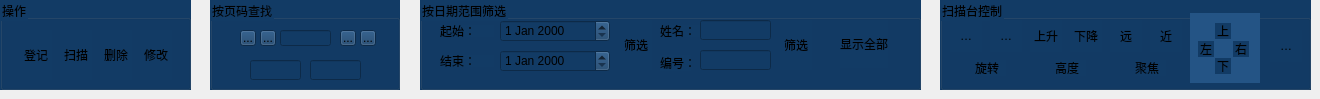
      <widget class="QWidget" name="pageScan">
       <widget class="QGroupBox" name="groupBox_10">
        <property name="geometry">
         <rect>
          <x>0</x>
          <y>0</y>
          <width>191</width>
          <height>90</height>
         </rect>
        </property>
        <property name="minimumSize">
         <size>
          <width>0</width>
          <height>90</height>
         </size>
        </property>
        <property name="maximumSize">
         <size>
          <width>16777215</width>
          <height>90</height>
         </size>
        </property>
        <property name="styleSheet">
         <string notr="true">background-color: rgb(18, 59, 101);</string>
        </property>
        <property name="title">
         <string>操作</string>
        </property>
        <widget class="QToolButton" name="toolButton_27">
         <property name="geometry">
          <rect>
           <x>60</x>
           <y>30</y>
           <width>32</width>
           <height>50</height>
          </rect>
         </property>
         <property name="minimumSize">
          <size>
           <width>32</width>
           <height>50</height>
          </size>
         </property>
         <property name="maximumSize">
          <size>
           <width>32</width>
           <height>50</height>
          </size>
         </property>
         <property name="styleSheet">
          <string notr="true">background-color: rgb(18, 59, 101);
border:0px solid;</string>
         </property>
         <property name="text">
          <string>扫描</string>
         </property>
         <property name="icon">
          <iconset resource="IRScan.qrc">
           <normaloff>:/IRScan/Scan-Scan</normaloff>:/IRScan/Scan-Scan</iconset>
         </property>
         <property name="iconSize">
          <size>
           <width>20</width>
           <height>20</height>
          </size>
         </property>
         <property name="toolButtonStyle">
          <enum>Qt::ToolButtonTextUnderIcon</enum>
         </property>
        </widget>
        <widget class="QToolButton" name="toolButton_31">
         <property name="geometry">
          <rect>
           <x>100</x>
           <y>30</y>
           <width>32</width>
           <height>50</height>
          </rect>
         </property>
         <property name="minimumSize">
          <size>
           <width>32</width>
           <height>50</height>
          </size>
         </property>
         <property name="maximumSize">
          <size>
           <width>32</width>
           <height>50</height>
          </size>
         </property>
         <property name="styleSheet">
          <string notr="true">background-color: rgb(18, 59, 101);
border:0px solid;</string>
         </property>
         <property name="text">
          <string>删除</string>
         </property>
         <property name="icon">
          <iconset resource="IRScan.qrc">
           <normaloff>:/IRScan/Scan-Del</normaloff>:/IRScan/Scan-Del</iconset>
         </property>
         <property name="iconSize">
          <size>
           <width>20</width>
           <height>20</height>
          </size>
         </property>
         <property name="toolButtonStyle">
          <enum>Qt::ToolButtonTextUnderIcon</enum>
         </property>
        </widget>
        <widget class="QToolButton" name="toolButton_30">
         <property name="geometry">
          <rect>
           <x>20</x>
           <y>30</y>
           <width>32</width>
           <height>50</height>
          </rect>
         </property>
         <property name="minimumSize">
          <size>
           <width>32</width>
           <height>50</height>
          </size>
         </property>
         <property name="maximumSize">
          <size>
           <width>32</width>
           <height>50</height>
          </size>
         </property>
         <property name="styleSheet">
          <string notr="true">background-color: rgb(18, 59, 101);
border:0px solid;</string>
         </property>
         <property name="text">
          <string>登记</string>
         </property>
         <property name="icon">
          <iconset resource="IRScan.qrc">
           <normaloff>:/IRScan/Scan-Log</normaloff>:/IRScan/Scan-Log</iconset>
         </property>
         <property name="iconSize">
          <size>
           <width>20</width>
           <height>20</height>
          </size>
         </property>
         <property name="toolButtonStyle">
          <enum>Qt::ToolButtonTextUnderIcon</enum>
         </property>
        </widget>
        <widget class="QToolButton" name="toolButton_32">
         <property name="geometry">
          <rect>
           <x>140</x>
           <y>30</y>
           <width>32</width>
           <height>50</height>
          </rect>
         </property>
         <property name="minimumSize">
          <size>
           <width>32</width>
           <height>50</height>
          </size>
         </property>
         <property name="maximumSize">
          <size>
           <width>32</width>
           <height>50</height>
          </size>
         </property>
         <property name="styleSheet">
          <string notr="true">background-color: rgb(18, 59, 101);
border:0px solid;</string>
         </property>
         <property name="text">
          <string>修改</string>
         </property>
         <property name="icon">
          <iconset resource="IRScan.qrc">
           <normaloff>:/IRScan/Scan-Change</normaloff>:/IRScan/Scan-Change</iconset>
         </property>
         <property name="iconSize">
          <size>
           <width>20</width>
           <height>20</height>
          </size>
         </property>
         <property name="toolButtonStyle">
          <enum>Qt::ToolButtonTextUnderIcon</enum>
         </property>
        </widget>
       </widget>
       <widget class="QGroupBox" name="groupBox_11">
        <property name="geometry">
         <rect>
          <x>210</x>
          <y>0</y>
          <width>190</width>
          <height>90</height>
         </rect>
        </property>
        <property name="minimumSize">
         <size>
          <width>0</width>
          <height>90</height>
         </size>
        </property>
        <property name="maximumSize">
         <size>
          <width>16777215</width>
          <height>90</height>
         </size>
        </property>
        <property name="styleSheet">
         <string notr="true">background-color: rgb(18, 59, 101);</string>
        </property>
        <property name="title">
         <string>按页码查找</string>
        </property>
        <widget class="QLineEdit" name="lineEdit">
         <property name="geometry">
          <rect>
           <x>70</x>
           <y>30</y>
           <width>51</width>
           <height>16</height>
          </rect>
         </property>
         <property name="minimumSize">
          <size>
           <width>0</width>
           <height>16</height>
          </size>
         </property>
         <property name="maximumSize">
          <size>
           <width>16777215</width>
           <height>16</height>
          </size>
         </property>
        </widget>
        <widget class="QToolButton" name="toolButton_33">
         <property name="geometry">
          <rect>
           <x>50</x>
           <y>30</y>
           <width>16</width>
           <height>16</height>
          </rect>
         </property>
         <property name="minimumSize">
          <size>
           <width>16</width>
           <height>16</height>
          </size>
         </property>
         <property name="maximumSize">
          <size>
           <width>16</width>
           <height>16</height>
          </size>
         </property>
         <property name="text">
          <string>...</string>
         </property>
         <property name="icon">
          <iconset resource="IRScan.qrc">
           <normaloff>:/IRScan/Scan-Left</normaloff>:/IRScan/Scan-Left</iconset>
         </property>
        </widget>
        <widget class="QToolButton" name="toolButton_34">
         <property name="geometry">
          <rect>
           <x>30</x>
           <y>30</y>
           <width>16</width>
           <height>16</height>
          </rect>
         </property>
         <property name="minimumSize">
          <size>
           <width>16</width>
           <height>16</height>
          </size>
         </property>
         <property name="maximumSize">
          <size>
           <width>16</width>
           <height>16</height>
          </size>
         </property>
         <property name="text">
          <string>...</string>
         </property>
         <property name="icon">
          <iconset resource="IRScan.qrc">
           <normaloff>:/IRScan/Scan-DLeft</normaloff>:/IRScan/Scan-DLeft</iconset>
         </property>
        </widget>
        <widget class="QToolButton" name="toolButton_35">
         <property name="geometry">
          <rect>
           <x>130</x>
           <y>30</y>
           <width>16</width>
           <height>16</height>
          </rect>
         </property>
         <property name="minimumSize">
          <size>
           <width>16</width>
           <height>16</height>
          </size>
         </property>
         <property name="maximumSize">
          <size>
           <width>16</width>
           <height>16</height>
          </size>
         </property>
         <property name="text">
          <string>...</string>
         </property>
         <property name="icon">
          <iconset resource="IRScan.qrc">
           <normaloff>:/IRScan/Scan-Right</normaloff>:/IRScan/Scan-Right</iconset>
         </property>
        </widget>
        <widget class="QToolButton" name="toolButton_36">
         <property name="geometry">
          <rect>
           <x>150</x>
           <y>30</y>
           <width>16</width>
           <height>16</height>
          </rect>
         </property>
         <property name="minimumSize">
          <size>
           <width>16</width>
           <height>16</height>
          </size>
         </property>
         <property name="maximumSize">
          <size>
           <width>16</width>
           <height>16</height>
          </size>
         </property>
         <property name="text">
          <string>...</string>
         </property>
         <property name="icon">
          <iconset resource="IRScan.qrc">
           <normaloff>:/IRScan/Scan-DightR</normaloff>:/IRScan/Scan-DightR</iconset>
         </property>
        </widget>
        <widget class="QLineEdit" name="lineEdit_2">
         <property name="geometry">
          <rect>
           <x>40</x>
           <y>60</y>
           <width>51</width>
           <height>20</height>
          </rect>
         </property>
        </widget>
        <widget class="QLineEdit" name="lineEdit_3">
         <property name="geometry">
          <rect>
           <x>100</x>
           <y>60</y>
           <width>51</width>
           <height>20</height>
          </rect>
         </property>
        </widget>
       </widget>
       <widget class="QGroupBox" name="groupBox_12">
        <property name="geometry">
         <rect>
          <x>420</x>
          <y>0</y>
          <width>501</width>
          <height>90</height>
         </rect>
        </property>
        <property name="minimumSize">
         <size>
          <width>0</width>
          <height>90</height>
         </size>
        </property>
        <property name="maximumSize">
         <size>
          <width>16777215</width>
          <height>90</height>
         </size>
        </property>
        <property name="styleSheet">
         <string notr="true">background-color: rgb(18, 59, 101);</string>
        </property>
        <property name="title">
         <string>按日期范围筛选</string>
        </property>
        <widget class="QDateEdit" name="dateEdit">
         <property name="geometry">
          <rect>
           <x>80</x>
           <y>20</y>
           <width>110</width>
           <height>22</height>
          </rect>
         </property>
        </widget>
        <widget class="QLabel" name="label">
         <property name="geometry">
          <rect>
           <x>20</x>
           <y>25</y>
           <width>54</width>
           <height>12</height>
          </rect>
         </property>
         <property name="text">
          <string>起始：</string>
         </property>
        </widget>
        <widget class="QLabel" name="label_3">
         <property name="geometry">
          <rect>
           <x>20</x>
           <y>55</y>
           <width>54</width>
           <height>12</height>
          </rect>
         </property>
         <property name="text">
          <string>结束：</string>
         </property>
        </widget>
        <widget class="QDateEdit" name="dateEdit_2">
         <property name="geometry">
          <rect>
           <x>80</x>
           <y>50</y>
           <width>110</width>
           <height>22</height>
          </rect>
         </property>
        </widget>
        <widget class="QToolButton" name="toolButton_37">
         <property name="geometry">
          <rect>
           <x>200</x>
           <y>20</y>
           <width>32</width>
           <height>50</height>
          </rect>
         </property>
         <property name="minimumSize">
          <size>
           <width>32</width>
           <height>50</height>
          </size>
         </property>
         <property name="maximumSize">
          <size>
           <width>50</width>
           <height>166667</height>
          </size>
         </property>
         <property name="styleSheet">
          <string notr="true">background-color: rgb(18, 59, 101);
border:0px solid;</string>
         </property>
         <property name="text">
          <string>筛选</string>
         </property>
         <property name="icon">
          <iconset resource="IRScan.qrc">
           <normaloff>:/IRScan/Scan-Filter</normaloff>:/IRScan/Scan-Filter</iconset>
         </property>
         <property name="iconSize">
          <size>
           <width>24</width>
           <height>24</height>
          </size>
         </property>
         <property name="toolButtonStyle">
          <enum>Qt::ToolButtonTextUnderIcon</enum>
         </property>
        </widget>
        <widget class="QLineEdit" name="lineEdit_10">
         <property name="geometry">
          <rect>
           <x>280</x>
           <y>50</y>
           <width>71</width>
           <height>20</height>
          </rect>
         </property>
        </widget>
        <widget class="QLabel" name="label_18">
         <property name="geometry">
          <rect>
           <x>240</x>
           <y>25</y>
           <width>54</width>
           <height>12</height>
          </rect>
         </property>
         <property name="text">
          <string>姓名：</string>
         </property>
        </widget>
        <widget class="QToolButton" name="toolButton_49">
         <property name="geometry">
          <rect>
           <x>360</x>
           <y>20</y>
           <width>32</width>
           <height>50</height>
          </rect>
         </property>
         <property name="minimumSize">
          <size>
           <width>32</width>
           <height>50</height>
          </size>
         </property>
         <property name="maximumSize">
          <size>
           <width>32</width>
           <height>50</height>
          </size>
         </property>
         <property name="styleSheet">
          <string notr="true">background-color: rgb(18, 59, 101);
border:0px solid;</string>
         </property>
         <property name="text">
          <string>筛选</string>
         </property>
         <property name="icon">
          <iconset resource="IRScan.qrc">
           <normaloff>:/IRScan/Scan-Filter</normaloff>:/IRScan/Scan-Filter</iconset>
         </property>
         <property name="iconSize">
          <size>
           <width>24</width>
           <height>24</height>
          </size>
         </property>
         <property name="toolButtonStyle">
          <enum>Qt::ToolButtonTextUnderIcon</enum>
         </property>
        </widget>
        <widget class="QLineEdit" name="lineEdit_9">
         <property name="geometry">
          <rect>
           <x>280</x>
           <y>20</y>
           <width>71</width>
           <height>20</height>
          </rect>
         </property>
        </widget>
        <widget class="QLabel" name="label_19">
         <property name="geometry">
          <rect>
           <x>240</x>
           <y>55</y>
           <width>31</width>
           <height>16</height>
          </rect>
         </property>
         <property name="text">
          <string>编号：</string>
         </property>
        </widget>
        <widget class="QToolButton" name="toolButton_50">
         <property name="geometry">
          <rect>
           <x>420</x>
           <y>20</y>
           <width>48</width>
           <height>48</height>
          </rect>
         </property>
         <property name="minimumSize">
          <size>
           <width>48</width>
           <height>48</height>
          </size>
         </property>
         <property name="maximumSize">
          <size>
           <width>48</width>
           <height>48</height>
          </size>
         </property>
         <property name="styleSheet">
          <string notr="true">background-color: rgb(18, 59, 101);
border:0px solid;</string>
         </property>
         <property name="text">
          <string>显示全部</string>
         </property>
         <property name="icon">
          <iconset resource="IRScan.qrc">
           <normaloff>:/IRScan/Show-All</normaloff>:/IRScan/Show-All</iconset>
         </property>
         <property name="iconSize">
          <size>
           <width>48</width>
           <height>48</height>
          </size>
         </property>
         <property name="toolButtonStyle">
          <enum>Qt::ToolButtonTextUnderIcon</enum>
         </property>
        </widget>
       </widget>
       <widget class="QGroupBox" name="groupBox_20">
        <property name="geometry">
         <rect>
          <x>940</x>
          <y>0</y>
          <width>371</width>
          <height>90</height>
         </rect>
        </property>
        <property name="minimumSize">
         <size>
          <width>0</width>
          <height>90</height>
         </size>
        </property>
        <property name="maximumSize">
         <size>
          <width>16777215</width>
          <height>90</height>
         </size>
        </property>
        <property name="styleSheet">
         <string notr="true">background-color: rgb(18, 59, 101);</string>
        </property>
        <property name="title">
         <string>扫描台控制</string>
        </property>
        <widget class="QToolButton" name="toolButton_51">
         <property name="geometry">
          <rect>
           <x>10</x>
           <y>20</y>
           <width>32</width>
           <height>32</height>
          </rect>
         </property>
         <property name="minimumSize">
          <size>
           <width>32</width>
           <height>32</height>
          </size>
         </property>
         <property name="maximumSize">
          <size>
           <width>32</width>
           <height>32</height>
          </size>
         </property>
         <property name="styleSheet">
          <string notr="true">background-color: rgb(18, 59, 101);
border:0px solid;</string>
         </property>
         <property name="text">
          <string>顺时针</string>
         </property>
         <property name="icon">
          <iconset resource="IRScan.qrc">
           <normaloff>:/IRScan/Scan-Clock</normaloff>:/IRScan/Scan-Clock</iconset>
         </property>
         <property name="iconSize">
          <size>
           <width>32</width>
           <height>32</height>
          </size>
         </property>
         <property name="toolButtonStyle">
          <enum>Qt::ToolButtonIconOnly</enum>
         </property>
        </widget>
        <widget class="QToolButton" name="toolButton_52">
         <property name="geometry">
          <rect>
           <x>50</x>
           <y>20</y>
           <width>32</width>
           <height>32</height>
          </rect>
         </property>
         <property name="minimumSize">
          <size>
           <width>32</width>
           <height>32</height>
          </size>
         </property>
         <property name="maximumSize">
          <size>
           <width>32</width>
           <height>32</height>
          </size>
         </property>
         <property name="styleSheet">
          <string notr="true">background-color: rgb(18, 59, 101);
border:0px solid;</string>
         </property>
         <property name="text">
          <string>逆时针</string>
         </property>
         <property name="icon">
          <iconset resource="IRScan.qrc">
           <normaloff>:/IRScan/Scan-AntiClock</normaloff>:/IRScan/Scan-AntiClock</iconset>
         </property>
         <property name="iconSize">
          <size>
           <width>32</width>
           <height>32</height>
          </size>
         </property>
         <property name="toolButtonStyle">
          <enum>Qt::ToolButtonIconOnly</enum>
         </property>
        </widget>
        <widget class="QToolButton" name="toolButton_53">
         <property name="geometry">
          <rect>
           <x>90</x>
           <y>20</y>
           <width>32</width>
           <height>32</height>
          </rect>
         </property>
         <property name="minimumSize">
          <size>
           <width>32</width>
           <height>32</height>
          </size>
         </property>
         <property name="maximumSize">
          <size>
           <width>32</width>
           <height>32</height>
          </size>
         </property>
         <property name="styleSheet">
          <string notr="true">background-color: rgb(18, 59, 101);
border:0px solid;</string>
         </property>
         <property name="text">
          <string>上升</string>
         </property>
         <property name="icon">
          <iconset resource="IRScan.qrc">
           <normaloff>:/IRScan/Scan-Up</normaloff>:/IRScan/Scan-Up</iconset>
         </property>
         <property name="iconSize">
          <size>
           <width>32</width>
           <height>32</height>
          </size>
         </property>
         <property name="toolButtonStyle">
          <enum>Qt::ToolButtonIconOnly</enum>
         </property>
        </widget>
        <widget class="QToolButton" name="toolButton_54">
         <property name="geometry">
          <rect>
           <x>130</x>
           <y>20</y>
           <width>32</width>
           <height>32</height>
          </rect>
         </property>
         <property name="minimumSize">
          <size>
           <width>32</width>
           <height>32</height>
          </size>
         </property>
         <property name="maximumSize">
          <size>
           <width>32</width>
           <height>32</height>
          </size>
         </property>
         <property name="styleSheet">
          <string notr="true">background-color: rgb(18, 59, 101);
border:0px solid;</string>
         </property>
         <property name="text">
          <string>下降</string>
         </property>
         <property name="icon">
          <iconset resource="IRScan.qrc">
           <normaloff>:/IRScan/Scan-Down</normaloff>:/IRScan/Scan-Down</iconset>
         </property>
         <property name="iconSize">
          <size>
           <width>32</width>
           <height>32</height>
          </size>
         </property>
         <property name="toolButtonStyle">
          <enum>Qt::ToolButtonIconOnly</enum>
         </property>
        </widget>
        <widget class="QToolButton" name="toolButton_55">
         <property name="geometry">
          <rect>
           <x>170</x>
           <y>20</y>
           <width>32</width>
           <height>32</height>
          </rect>
         </property>
         <property name="minimumSize">
          <size>
           <width>32</width>
           <height>32</height>
          </size>
         </property>
         <property name="maximumSize">
          <size>
           <width>32</width>
           <height>32</height>
          </size>
         </property>
         <property name="styleSheet">
          <string notr="true">background-color: rgb(18, 59, 101);
border:0px solid;</string>
         </property>
         <property name="text">
          <string>远</string>
         </property>
         <property name="icon">
          <iconset resource="IRScan.qrc">
           <normaloff>:/IRScan/Scan-Focus</normaloff>:/IRScan/Scan-Focus</iconset>
         </property>
         <property name="iconSize">
          <size>
           <width>32</width>
           <height>32</height>
          </size>
         </property>
         <property name="toolButtonStyle">
          <enum>Qt::ToolButtonIconOnly</enum>
         </property>
        </widget>
        <widget class="QToolButton" name="toolButton_56">
         <property name="geometry">
          <rect>
           <x>210</x>
           <y>20</y>
           <width>32</width>
           <height>32</height>
          </rect>
         </property>
         <property name="minimumSize">
          <size>
           <width>32</width>
           <height>32</height>
          </size>
         </property>
         <property name="maximumSize">
          <size>
           <width>32</width>
           <height>32</height>
          </size>
         </property>
         <property name="styleSheet">
          <string notr="true">background-color: rgb(18, 59, 101);
border:0px solid;</string>
         </property>
         <property name="text">
          <string>近</string>
         </property>
         <property name="icon">
          <iconset resource="IRScan.qrc">
           <normaloff>:/IRScan/Scan-Focus2</normaloff>:/IRScan/Scan-Focus2</iconset>
         </property>
         <property name="iconSize">
          <size>
           <width>32</width>
           <height>32</height>
          </size>
         </property>
         <property name="toolButtonStyle">
          <enum>Qt::ToolButtonIconOnly</enum>
         </property>
        </widget>
        <widget class="QLabel" name="label_20">
         <property name="geometry">
          <rect>
           <x>35</x>
           <y>60</y>
           <width>31</width>
           <height>16</height>
          </rect>
         </property>
         <property name="text">
          <string>旋转</string>
         </property>
        </widget>
        <widget class="QLabel" name="label_21">
         <property name="geometry">
          <rect>
           <x>115</x>
           <y>60</y>
           <width>31</width>
           <height>16</height>
          </rect>
         </property>
         <property name="text">
          <string>高度</string>
         </property>
        </widget>
        <widget class="QLabel" name="label_22">
         <property name="geometry">
          <rect>
           <x>195</x>
           <y>60</y>
           <width>31</width>
           <height>16</height>
          </rect>
         </property>
         <property name="text">
          <string>聚焦</string>
         </property>
        </widget>
        <widget class="QGroupBox" name="groupBox_19">
         <property name="geometry">
          <rect>
           <x>250</x>
           <y>13</y>
           <width>70</width>
           <height>70</height>
          </rect>
         </property>
         <property name="minimumSize">
          <size>
           <width>70</width>
           <height>70</height>
          </size>
         </property>
         <property name="maximumSize">
          <size>
           <width>70</width>
           <height>70</height>
          </size>
         </property>
         <property name="styleSheet">
          <string notr="true">background-color: rgb(36,84,133);
border:0px</string>
         </property>
         <property name="title">
          <string/>
         </property>
         <widget class="QToolButton" name="toolButton_57">
          <property name="geometry">
           <rect>
            <x>25</x>
            <y>10</y>
            <width>16</width>
            <height>16</height>
           </rect>
          </property>
          <property name="minimumSize">
           <size>
            <width>16</width>
            <height>16</height>
           </size>
          </property>
          <property name="maximumSize">
           <size>
            <width>16</width>
            <height>16</height>
           </size>
          </property>
          <property name="styleSheet">
           <string notr="true">background-color: rgb(18, 59, 101);
border:0px solid;</string>
          </property>
          <property name="text">
           <string>上</string>
          </property>
          <property name="icon">
           <iconset resource="IRScan.qrc">
            <normaloff>:/IRScan/Scan-Ups</normaloff>:/IRScan/Scan-Ups</iconset>
          </property>
          <property name="iconSize">
           <size>
            <width>32</width>
            <height>32</height>
           </size>
          </property>
          <property name="toolButtonStyle">
           <enum>Qt::ToolButtonIconOnly</enum>
          </property>
         </widget>
         <widget class="QToolButton" name="toolButton_58">
          <property name="geometry">
           <rect>
            <x>25</x>
            <y>45</y>
            <width>16</width>
            <height>16</height>
           </rect>
          </property>
          <property name="minimumSize">
           <size>
            <width>16</width>
            <height>16</height>
           </size>
          </property>
          <property name="maximumSize">
           <size>
            <width>16</width>
            <height>16</height>
           </size>
          </property>
          <property name="styleSheet">
           <string notr="true">background-color: rgb(18, 59, 101);
border:0px solid;</string>
          </property>
          <property name="text">
           <string>下</string>
          </property>
          <property name="icon">
           <iconset resource="IRScan.qrc">
            <normaloff>:/IRScan/Scan-Downs</normaloff>:/IRScan/Scan-Downs</iconset>
          </property>
          <property name="iconSize">
           <size>
            <width>32</width>
            <height>32</height>
           </size>
          </property>
          <property name="toolButtonStyle">
           <enum>Qt::ToolButtonIconOnly</enum>
          </property>
         </widget>
         <widget class="QToolButton" name="toolButton_59">
          <property name="geometry">
           <rect>
            <x>8</x>
            <y>28</y>
            <width>16</width>
            <height>16</height>
           </rect>
          </property>
          <property name="minimumSize">
           <size>
            <width>16</width>
            <height>16</height>
           </size>
          </property>
          <property name="maximumSize">
           <size>
            <width>16</width>
            <height>16</height>
           </size>
          </property>
          <property name="styleSheet">
           <string notr="true">background-color: rgb(18, 59, 101);
border:0px solid;</string>
          </property>
          <property name="text">
           <string>左</string>
          </property>
          <property name="icon">
           <iconset resource="IRScan.qrc">
            <normaloff>:/IRScan/Scan-Lefts</normaloff>:/IRScan/Scan-Lefts</iconset>
          </property>
          <property name="iconSize">
           <size>
            <width>32</width>
            <height>32</height>
           </size>
          </property>
          <property name="toolButtonStyle">
           <enum>Qt::ToolButtonIconOnly</enum>
          </property>
         </widget>
         <widget class="QToolButton" name="toolButton_60">
          <property name="geometry">
           <rect>
            <x>43</x>
            <y>28</y>
            <width>16</width>
            <height>16</height>
           </rect>
          </property>
          <property name="minimumSize">
           <size>
            <width>16</width>
            <height>16</height>
           </size>
          </property>
          <property name="maximumSize">
           <size>
            <width>16</width>
            <height>16</height>
           </size>
          </property>
          <property name="styleSheet">
           <string notr="true">background-color: rgb(18, 59, 101);
border:0px solid;</string>
          </property>
          <property name="text">
           <string>右</string>
          </property>
          <property name="icon">
           <iconset resource="IRScan.qrc">
            <normaloff>:/IRScan/Scan-Rights</normaloff>:/IRScan/Scan-Rights</iconset>
          </property>
          <property name="iconSize">
           <size>
            <width>32</width>
            <height>32</height>
           </size>
          </property>
          <property name="toolButtonStyle">
           <enum>Qt::ToolButtonIconOnly</enum>
          </property>
         </widget>
        </widget>
        <widget class="QToolButton" name="toolButton_61">
         <property name="geometry">
          <rect>
           <x>330</x>
           <y>30</y>
           <width>32</width>
           <height>32</height>
          </rect>
         </property>
         <property name="minimumSize">
          <size>
           <width>32</width>
           <height>32</height>
          </size>
         </property>
         <property name="maximumSize">
          <size>
           <width>32</width>
           <height>32</height>
          </size>
         </property>
         <property name="styleSheet">
          <string notr="true">background-color: rgb(18, 59, 101);
border:0px solid;</string>
         </property>
         <property name="text">
          <string>顺时针</string>
         </property>
         <property name="icon">
          <iconset resource="IRScan.qrc">
           <normaloff>:/IRScan/Scan-On</normaloff>:/IRScan/Scan-On</iconset>
         </property>
         <property name="iconSize">
          <size>
           <width>32</width>
           <height>32</height>
          </size>
         </property>
         <property name="toolButtonStyle">
          <enum>Qt::ToolButtonIconOnly</enum>
         </property>
        </widget>
       </widget>
      </widget>
